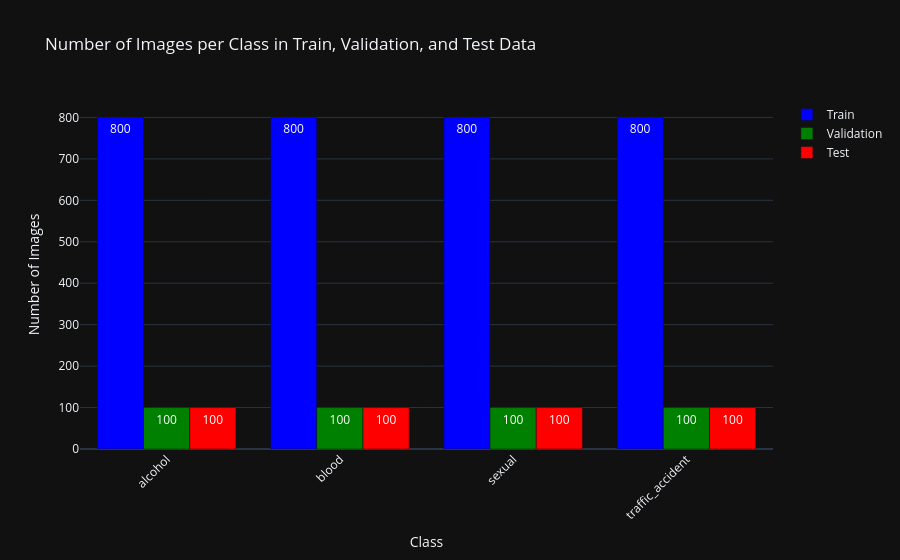

Write notebook code for a chart like this one.
### Code cell
val_labels_int = np.argmax(val_labels, axis=1)
test_labels_int = np.argmax(test_labels, axis=1)

train_counter = Counter(train_labels_int)
val_counter = Counter(val_labels_int)
test_counter = Counter(test_labels_int)

train_counts = [train_counter.get(i, 0) for i in range(NB_CLASSES)]
val_counts = [val_counter.get(i, 0) for i in range(NB_CLASSES)]
test_counts = [test_counter.get(i, 0) for i in range(NB_CLASSES)]

fig = go.Figure()

# Train Data
fig.add_trace(go.Bar(
    x=CLASS_NAMES,
    y=train_counts,
    name='Train',
    marker=dict(color='blue'),
    text=train_counts,
    textposition='auto'
))

# Validation Data
fig.add_trace(go.Bar(
    x=CLASS_NAMES,
    y=val_counts,
    name='Validation',
    marker=dict(color='green'),
    text=val_counts,
    textposition='auto'
))

# Test Data
fig.add_trace(go.Bar(
    x=CLASS_NAMES,
    y=test_counts,
    name='Test',
    marker=dict(color='red'),
    text=test_counts,
    textposition='auto'
))

# Layout
fig.update_layout(
    title="Number of Images per Class in Train, Validation, and Test Data",
    barmode='group',
    xaxis_title="Class",
    yaxis_title="Number of Images",
    template="plotly_dark",
    xaxis=dict(tickangle=-45)
)

fig.show()

### Figure 1 — Plotly figure (JSON) as saved in the notebook; plotly's stock layout.template omitted (floating-point values rounded to 4 significant figures)
{"data": [{"marker": {"color": "blue"}, "name": "Train", "text": ["800", "800", "800", "800"], "textposition": "auto", "x": ["alcohol", "blood", "sexual", "traffic_accident"], "y": [800, 800, 800, 800], "type": "bar"}, {"marker": {"color": "green"}, "name": "Validation", "text": ["100", "100", "100", "100"], "textposition": "auto", "x": ["alcohol", "blood", "sexual", "traffic_accident"], "y": [100, 100, 100, 100], "type": "bar"}, {"marker": {"color": "red"}, "name": "Test", "text": ["100", "100", "100", "100"], "textposition": "auto", "x": ["alcohol", "blood", "sexual", "traffic_accident"], "y": [100, 100, 100, 100], "type": "bar"}], "layout": {"xaxis": {"title": {"text": "Class"}, "tickangle": -45}, "title": {"text": "Number of Images per Class in Train, Validation, and Test Data"}, "barmode": "group", "yaxis": {"title": {"text": "Number of Images"}}}}
